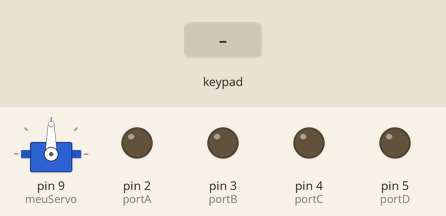
Bench run of a sketch on a simulated Arduino Uno, built with avr-gcc and run on an emulated ATmega328P. Shown: servo, output pins drawn as LEDs (lit = HIGH). The inputs (shaded band) are chosen by the test bench.

Above: at 1.2 s.
1.3 s: key 'T' pressed
At 2.0 s:
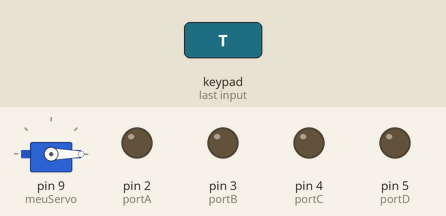
3.1 s: key 'U' pressed
At 3.3 s:
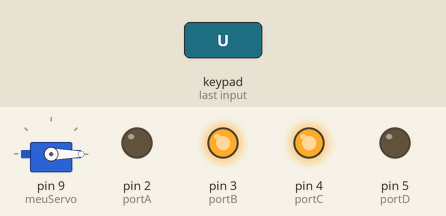
5.0 s: key 'D' pressed
At 5.2 s:
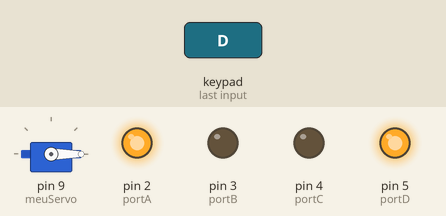
6.9 s: key 'L' pressed
At 7.1 s:
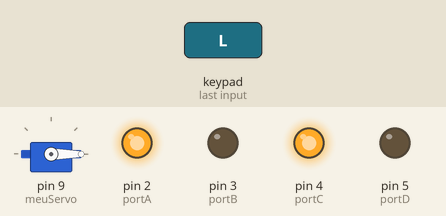
8.8 s: key 'R' pressed
At 9.0 s:
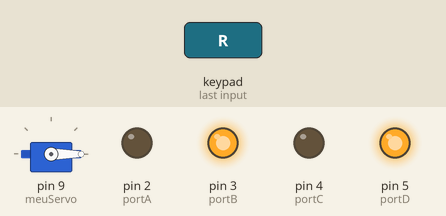
Timing chart, 0 to 11.7 s (numbered marks = the images above; inputs shaded):
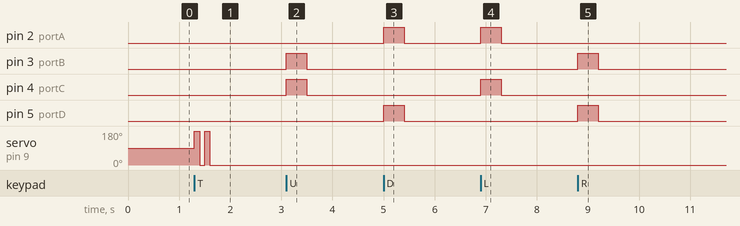

The sketch:

robot_fatec.ino
```cpp
#define CUSTOM_SETTINGS
#define INCLUDE_GAMEPAD_MODULE
#include <Dabble.h>
#include <Servo.h>

int portA = 2;
int portB = 3;
int portC = 4;
int portD = 5;

Servo meuServo; //Cria um objeto


void setup()
{
  Serial.begin(255000);
  Dabble.begin(9600,7,6);
  pinMode(portA,OUTPUT);
  pinMode(portB,OUTPUT);
  pinMode(portC,OUTPUT);
  pinMode(portD,OUTPUT);
  meuServo.attach(9);
  Stop();
}

void loop() {


Dabble.processInput();

//Serial.println("ok");

if(GamePad.isUpPressed())
{
  //Serial.println("UP");
 forward();
}
else if(GamePad.isDownPressed())
{
  //Serial.println("DOWN");
 backward();
}
else if(GamePad.isLeftPressed())
{
  //Serial.println("LEFT");
 left();
}
else if(GamePad.isRightPressed())
{
  //Serial.println("RIGHT");
 right();
}
else if(GamePad.isTrianglePressed()){
  kick();
}
else
{
 Stop();
}

}
void forward() {
  digitalWrite(portA,LOW);
  digitalWrite(portB,HIGH);
  digitalWrite(portC,HIGH);
  digitalWrite(portD,LOW);
}

void backward() {
  digitalWrite(portA,HIGH);
  digitalWrite(portB,LOW);
  digitalWrite(portC,LOW);
  digitalWrite(portD,HIGH);
}

void left() {
  digitalWrite(portA,HIGH);
  digitalWrite(portB,LOW);
  digitalWrite(portC,HIGH);
  digitalWrite(portD,LOW);
}

void right() {
  digitalWrite(portA,LOW);
  digitalWrite(portB,HIGH);
  digitalWrite(portC,LOW);
  digitalWrite(portD,HIGH);
}

void Stop() {
  digitalWrite(portA,LOW);
  digitalWrite(portB,LOW);
  digitalWrite(portC,LOW);
  digitalWrite(portD,LOW);
}

void kick(){
  // Girar para frente (por exemplo, 180 graus)
  meuServo.write(180);
  delay(100);  // Espera 2 segundos

  // Voltar para a posição inicial (0 graus)
  meuServo.write(0);
  delay(100);  // Espera 2 segundos
}
```

Measured:
- after the input at 1.3 s, servo on pin 9 (meuServo): alternates 180° for 0.10 s and 0° for 0.10 s, 4 changes in all, then stays 0°, starting at once
- after the input at 3.1 s, pin 3 (portB), pin 4 (portC): LOW → HIGH at once, → LOW 0.40 s later
- after the input at 5.0 s, pin 2 (portA), pin 5 (portD): LOW → HIGH at once, → LOW 0.40 s later
- after the input at 6.9 s, pin 2 (portA), pin 4 (portC): LOW → HIGH at once, → LOW 0.40 s later
- after the input at 8.8 s, pin 3 (portB), pin 5 (portD): LOW → HIGH at once, → LOW 0.40 s later
